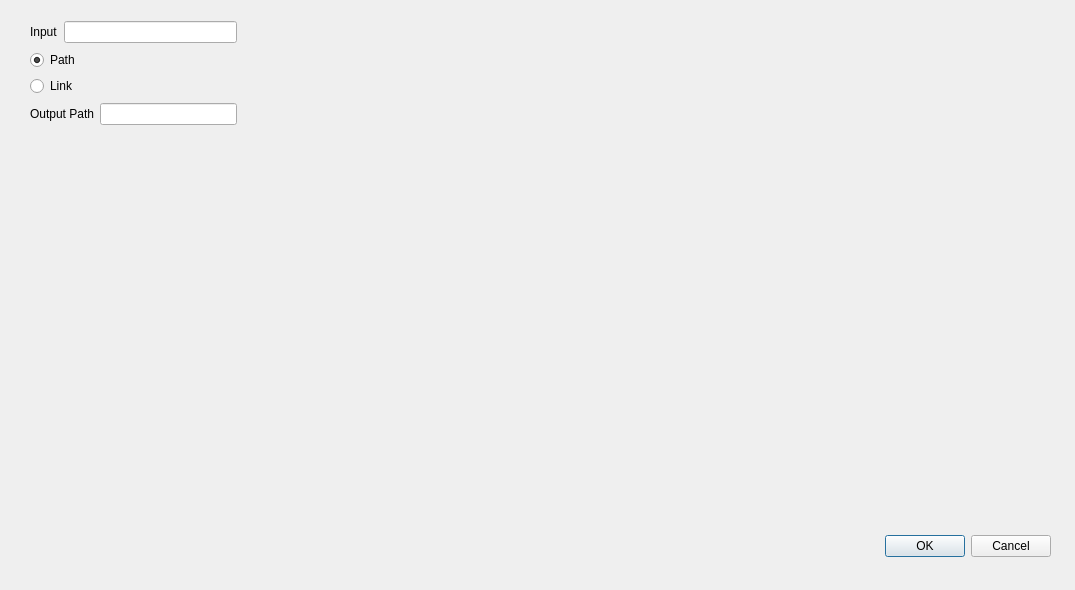
<?xml version="1.0" encoding="UTF-8"?>
<ui version="4.0">
 <class>V2F_Classifier</class>
 <widget class="QDialog" name="V2F_Classifier">
  <property name="geometry">
   <rect>
    <x>0</x>
    <y>0</y>
    <width>1075</width>
    <height>590</height>
   </rect>
  </property>
  <property name="windowTitle">
   <string>V2F Classifier</string>
  </property>
  <widget class="QDialogButtonBox" name="buttonBox">
   <property name="geometry">
    <rect>
     <x>710</x>
     <y>530</y>
     <width>341</width>
     <height>32</height>
    </rect>
   </property>
   <property name="orientation">
    <enum>Qt::Horizontal</enum>
   </property>
   <property name="standardButtons">
    <set>QDialogButtonBox::Cancel|QDialogButtonBox::Ok</set>
   </property>
  </widget>
  <widget class="QWidget" name="">
   <property name="geometry">
    <rect>
     <x>30</x>
     <y>20</y>
     <width>207</width>
     <height>108</height>
    </rect>
   </property>
   <layout class="QGridLayout" name="gridLayout">
    <item row="0" column="0">
     <layout class="QHBoxLayout" name="horizontalLayout_2">
      <item>
       <widget class="QLabel" name="label">
        <property name="text">
         <string>Input</string>
        </property>
       </widget>
      </item>
      <item>
       <widget class="QLineEdit" name="input_video_path"/>
      </item>
     </layout>
    </item>
    <item row="1" column="0">
     <layout class="QVBoxLayout" name="verticalLayout">
      <item>
       <widget class="QRadioButton" name="radio_link">
        <property name="text">
         <string>Path</string>
        </property>
        <property name="checked">
         <bool>true</bool>
        </property>
       </widget>
      </item>
      <item>
       <widget class="QRadioButton" name="radio_path">
        <property name="text">
         <string>Link</string>
        </property>
       </widget>
      </item>
     </layout>
    </item>
    <item row="2" column="0">
     <layout class="QHBoxLayout" name="horizontalLayout">
      <item>
       <widget class="QLabel" name="label_2">
        <property name="text">
         <string>Output Path</string>
        </property>
       </widget>
      </item>
      <item>
       <widget class="QLineEdit" name="output_video_path"/>
      </item>
     </layout>
    </item>
   </layout>
  </widget>
 </widget>
 <resources/>
 <connections>
  <connection>
   <sender>buttonBox</sender>
   <signal>accepted()</signal>
   <receiver>V2F_Classifier</receiver>
   <slot>accept()</slot>
   <hints>
    <hint type="sourcelabel">
     <x>248</x>
     <y>254</y>
    </hint>
    <hint type="destinationlabel">
     <x>157</x>
     <y>274</y>
    </hint>
   </hints>
  </connection>
  <connection>
   <sender>buttonBox</sender>
   <signal>rejected()</signal>
   <receiver>V2F_Classifier</receiver>
   <slot>reject()</slot>
   <hints>
    <hint type="sourcelabel">
     <x>316</x>
     <y>260</y>
    </hint>
    <hint type="destinationlabel">
     <x>286</x>
     <y>274</y>
    </hint>
   </hints>
  </connection>
 </connections>
</ui>
